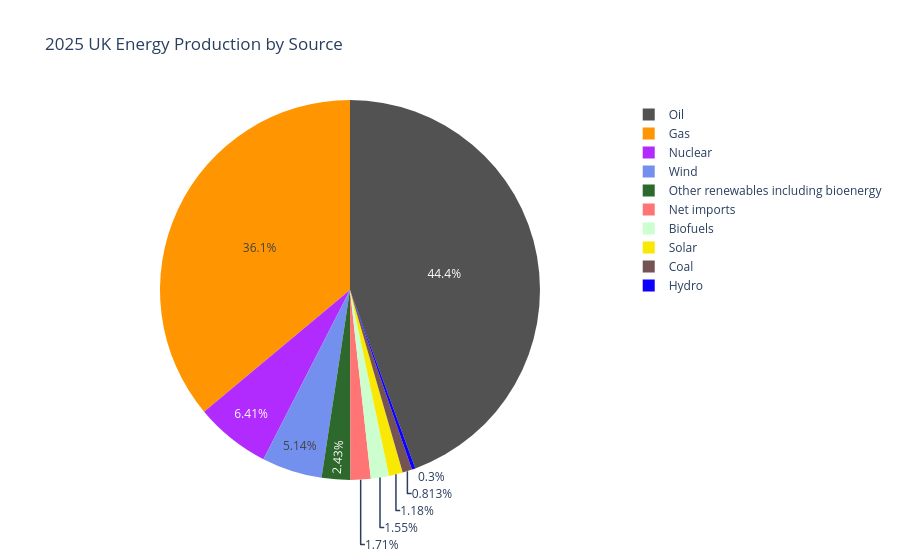

The notebook cell saved with this chart:
### Code cell
uk_df['Clean_Source'] = (
    uk_df['Source']
    .str.replace('_energy_twh', '', regex=False)
    .str.replace('_twh', '', regex=False)
    .str.replace('_', ' ', regex=False)
    .str.replace('electricity', ' ', regex=False)
    .str.replace('Electricity', ' ', regex=False)
    .str.strip()
    .str.capitalize()
)

# 2. Oppdater fargekartet til å matche de nye navnene
color_map = {
    'Coal': '#735353',
    'Nuclear': '#B12BFF',
    'Oil': '#525252',
    'Gas': '#FF9500',
    'Hydro': '#0D00FF',
    'Solar': '#F8E804',
    'Wind': '#7390EE',
    'Biofuels': '#CDFECD',
    'Net imports': '#FF7474',
    'Other renewables including bioenergy': "#2D682D",
}

# 3. Lag diagrammet med både names og color satt til den nye kolonnen
fig = px.pie(
    uk_df,
    names='Clean_Source',
    color='Clean_Source',
    values='Energy',
    title='2025 UK Energy Production by Source',
    color_discrete_map=color_map,
)

fig.show()

### Figure 1 — Plotly figure (JSON) as saved in the notebook; plotly's stock layout.template omitted (floating-point values rounded to 4 significant figures)
{"data": [{"customdata": [["Coal"], ["Gas"], ["Oil"], ["Nuclear"], ["Biofuels"], ["Hydro"], ["Solar"], ["Wind"], ["Other renewables including bioenergy"], ["Net imports"]], "domain": {"x": [0, 1], "y": [0, 1]}, "hovertemplate": "Clean_Source=%{customdata[0]}<br>Energy=%{value}<extra></extra>", "labels": ["Coal", "Gas", "Oil", "Nuclear", "Biofuels", "Hydro", "Solar", "Wind", "Other renewables including bioenergy", "Net imports"], "legendgroup": "", "marker": {"colors": ["#735353", "#FF9500", "#525252", "#B12BFF", "#CDFECD", "#0D00FF", "#F8E804", "#7390EE", "#2D682D", "#FF7474"]}, "name": "", "showlegend": true, "type": "pie", "values": [13.79, 611.6, 753.1, 108.6, 26.22, 5.086, 20.0, 87.1, 41.21, 29.07]}], "layout": {"legend": {"tracegroupgap": 0}, "title": {"text": "2025 UK Energy Production by Source"}}}
